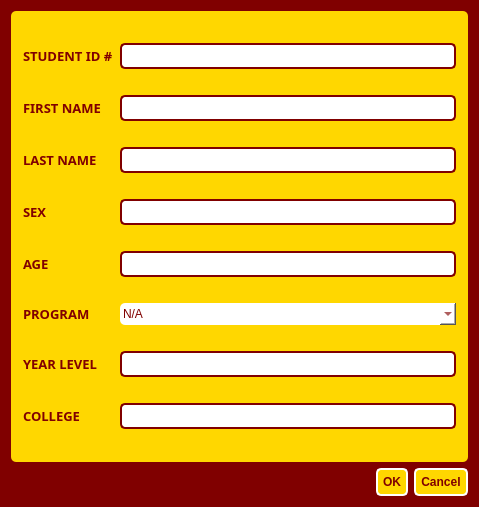
<?xml version="1.0" encoding="UTF-8"?>
<ui version="4.0">
 <class>Dialog</class>
 <widget class="QDialog" name="Dialog">
  <property name="geometry">
   <rect>
    <x>0</x>
    <y>0</y>
    <width>447</width>
    <height>507</height>
   </rect>
  </property>
  <property name="windowTitle">
   <string>Dialog</string>
  </property>
  <property name="styleSheet">
   <string notr="true">/* DIALOG BG COLOR */

#Dialog {
   background-color: #800000;
}

#infoFRAME {
  background-color:  #FFD700;
padding: 3px;
    border-radius: 5px;
}

QLabel {
    color: #800000;  /* Yellow Text */
    font-weight: bold;
}

QLineEdit {
    background-color: white;
    color: black;
    border: 2px solid #800000;  /* Yellow Border */
    padding: 3px;
    border-radius: 5px;
}

QPushButton {
    background-color: #FFD700; /* Yellow */
    color: #800000;
    font-weight: bold;
    border: 2px solid white;
    border-radius: 5px;
    padding: 5px;
}
QPushButton:hover {
    background-color: #FFC107; /* Slightly Darker Yellow on Hover */
}

QComboBox {
    background-color: white;
    color: black;
    border: 2px solid #FFD700;  /* Yellow Border */
    padding: 3px;
    border-radius: 5px;
}

QComboBox {
    border: none;
    color: #800000; /* Change text color if needed */
}
</string>
  </property>
  <layout class="QGridLayout" name="gridLayout_3">
   <item row="0" column="0">
    <layout class="QGridLayout" name="gridLayout_2">
     <item row="0" column="0">
      <widget class="QFrame" name="infoFRAME">
       <property name="minimumSize">
        <size>
         <width>0</width>
         <height>451</height>
        </size>
       </property>
       <property name="frameShape">
        <enum>QFrame::StyledPanel</enum>
       </property>
       <property name="frameShadow">
        <enum>QFrame::Raised</enum>
       </property>
       <layout class="QGridLayout" name="gridLayout">
        <item row="0" column="0">
         <widget class="QLabel" name="studentid">
          <property name="font">
           <font>
            <family>Century Gothic</family>
            <pointsize>10</pointsize>
            <bold>true</bold>
           </font>
          </property>
          <property name="text">
           <string>STUDENT ID #</string>
          </property>
         </widget>
        </item>
        <item row="0" column="1">
         <widget class="QLineEdit" name="lineEdit_9">
          <property name="readOnly">
           <bool>true</bool>
          </property>
         </widget>
        </item>
        <item row="1" column="0">
         <widget class="QLabel" name="firstname">
          <property name="font">
           <font>
            <family>Century Gothic</family>
            <pointsize>10</pointsize>
            <bold>true</bold>
           </font>
          </property>
          <property name="text">
           <string>FIRST NAME</string>
          </property>
         </widget>
        </item>
        <item row="1" column="1">
         <widget class="QLineEdit" name="lineEdit_10">
          <property name="readOnly">
           <bool>false</bool>
          </property>
         </widget>
        </item>
        <item row="2" column="0">
         <widget class="QLabel" name="lastname">
          <property name="font">
           <font>
            <family>Century Gothic</family>
            <pointsize>10</pointsize>
            <bold>true</bold>
           </font>
          </property>
          <property name="text">
           <string>LAST NAME</string>
          </property>
         </widget>
        </item>
        <item row="2" column="1">
         <widget class="QLineEdit" name="lineEdit_11">
          <property name="readOnly">
           <bool>false</bool>
          </property>
         </widget>
        </item>
        <item row="3" column="0">
         <widget class="QLabel" name="sex">
          <property name="font">
           <font>
            <family>Century Gothic</family>
            <pointsize>10</pointsize>
            <bold>true</bold>
           </font>
          </property>
          <property name="text">
           <string>SEX</string>
          </property>
         </widget>
        </item>
        <item row="3" column="1">
         <widget class="QLineEdit" name="lineEdit_14">
          <property name="readOnly">
           <bool>false</bool>
          </property>
         </widget>
        </item>
        <item row="4" column="0">
         <widget class="QLabel" name="age">
          <property name="font">
           <font>
            <family>Century Gothic</family>
            <pointsize>10</pointsize>
            <bold>true</bold>
           </font>
          </property>
          <property name="text">
           <string>AGE</string>
          </property>
         </widget>
        </item>
        <item row="4" column="1">
         <widget class="QLineEdit" name="lineEdit_12">
          <property name="readOnly">
           <bool>false</bool>
          </property>
         </widget>
        </item>
        <item row="5" column="0">
         <widget class="QLabel" name="program">
          <property name="font">
           <font>
            <family>Century Gothic</family>
            <pointsize>10</pointsize>
            <bold>true</bold>
           </font>
          </property>
          <property name="text">
           <string>PROGRAM</string>
          </property>
         </widget>
        </item>
        <item row="5" column="1">
         <widget class="QComboBox" name="comboBox_2">
          <item>
           <property name="text">
            <string>N/A</string>
           </property>
          </item>
          <item>
           <property name="text">
            <string>BSBIO-BOT - BS Biology (Botany)</string>
           </property>
          </item>
          <item>
           <property name="text">
            <string>BSBIO-ZOO - BS Biology (Zoology)</string>
           </property>
          </item>
          <item>
           <property name="text">
            <string>BSMATH - BS Mathematics</string>
           </property>
          </item>
          <item>
           <property name="text">
            <string>BSCS - BS Computer Science</string>
           </property>
          </item>
          <item>
           <property name="text">
            <string>BSIT - BS Information Technology</string>
           </property>
          </item>
          <item>
           <property name="text">
            <string>BSIS - BS Information Systems</string>
           </property>
          </item>
          <item>
           <property name="text">
            <string>BSCHE - BS Chemical Engineering</string>
           </property>
          </item>
          <item>
           <property name="text">
            <string>BSCE - BS Civil Engineering</string>
           </property>
          </item>
          <item>
           <property name="text">
            <string>BSCPE - BS Computer Engineering</string>
           </property>
          </item>
          <item>
           <property name="text">
            <string>BSEE - BS Electrical Engineering</string>
           </property>
          </item>
          <item>
           <property name="text">
            <string>BSECE - BS Electronics and Communication Engineering</string>
           </property>
          </item>
          <item>
           <property name="text">
            <string>BAELS - BA English Language Studies</string>
           </property>
          </item>
          <item>
           <property name="text">
            <string>BAFIL - BA Filipino</string>
           </property>
          </item>
          <item>
           <property name="text">
            <string>BAPOLSCI - BA Political Science</string>
           </property>
          </item>
          <item>
           <property name="text">
            <string>BAPSY - BA Psychology</string>
           </property>
          </item>
          <item>
           <property name="text">
            <string>BSPSY - BS Psychology</string>
           </property>
          </item>
          <item>
           <property name="text">
            <string>BSEDBIO - BSED Biology</string>
           </property>
          </item>
          <item>
           <property name="text">
            <string>BSEDCHEM - BSED Chemistry</string>
           </property>
          </item>
          <item>
           <property name="text">
            <string>BSEDPHYS - BSED Physics</string>
           </property>
          </item>
          <item>
           <property name="text">
            <string>BSEDMATH - BSED Mathematics</string>
           </property>
          </item>
          <item>
           <property name="text">
            <string>BPED - Bachelor of Physical Education</string>
           </property>
          </item>
          <item>
           <property name="text">
            <string>BSA - BS Accountancy</string>
           </property>
          </item>
          <item>
           <property name="text">
            <string>BSBA-BE - BSBA in Business Economics</string>
           </property>
          </item>
          <item>
           <property name="text">
            <string>BSHM - BS Hospitality Management</string>
           </property>
          </item>
          <item>
           <property name="text">
            <string>BSN - BS Nursing</string>
           </property>
          </item>
         </widget>
        </item>
        <item row="6" column="0">
         <widget class="QLabel" name="yearlevel">
          <property name="font">
           <font>
            <family>Century Gothic</family>
            <pointsize>10</pointsize>
            <bold>true</bold>
           </font>
          </property>
          <property name="text">
           <string>YEAR LEVEL</string>
          </property>
         </widget>
        </item>
        <item row="6" column="1">
         <widget class="QLineEdit" name="lineEdit_13">
          <property name="readOnly">
           <bool>false</bool>
          </property>
         </widget>
        </item>
        <item row="7" column="0">
         <widget class="QLabel" name="college">
          <property name="font">
           <font>
            <family>Century Gothic</family>
            <pointsize>10</pointsize>
            <bold>true</bold>
           </font>
          </property>
          <property name="text">
           <string>COLLEGE</string>
          </property>
         </widget>
        </item>
        <item row="7" column="1">
         <widget class="QLineEdit" name="lineEdit_16">
          <property name="readOnly">
           <bool>true</bool>
          </property>
         </widget>
        </item>
       </layout>
      </widget>
     </item>
     <item row="1" column="0">
      <widget class="QDialogButtonBox" name="buttonBox">
       <property name="orientation">
        <enum>Qt::Horizontal</enum>
       </property>
       <property name="standardButtons">
        <set>QDialogButtonBox::Cancel|QDialogButtonBox::Ok</set>
       </property>
      </widget>
     </item>
    </layout>
   </item>
  </layout>
 </widget>
 <resources/>
 <connections>
  <connection>
   <sender>buttonBox</sender>
   <signal>accepted()</signal>
   <receiver>Dialog</receiver>
   <slot>accept()</slot>
   <hints>
    <hint type="sourcelabel">
     <x>248</x>
     <y>254</y>
    </hint>
    <hint type="destinationlabel">
     <x>157</x>
     <y>274</y>
    </hint>
   </hints>
  </connection>
  <connection>
   <sender>buttonBox</sender>
   <signal>rejected()</signal>
   <receiver>Dialog</receiver>
   <slot>reject()</slot>
   <hints>
    <hint type="sourcelabel">
     <x>316</x>
     <y>260</y>
    </hint>
    <hint type="destinationlabel">
     <x>286</x>
     <y>274</y>
    </hint>
   </hints>
  </connection>
 </connections>
</ui>
